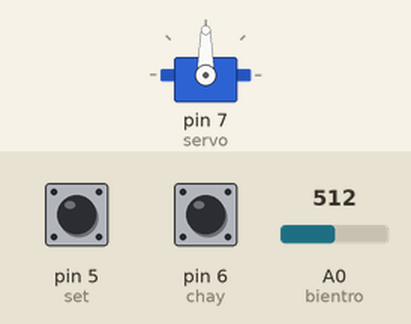
The sketch below on a simulated Arduino Uno, built with avr-gcc and run on an emulated ATmega328P. On the bench: servo. The inputs (shaded band) are chosen by the test bench; at power-on: pin 6 (chay) HIGH, A0 (bientro) = 512, pin 5 (set) HIGH. What the sketch prints to the serial monitor is not drawn.

Above: at 1.2 s.
1.3 s: pin 6 (chay) pulled LOW for 0.15 s
At 3.5 s:
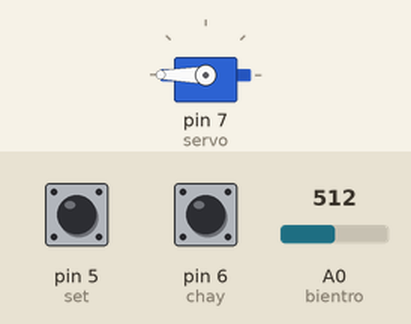
4.4 s: A0 (bientro) set to 716
7.4 s: A0 (bientro) set to 900
10.4 s: A0 (bientro) set to 306
13.4 s: A0 (bientro) set to 122
16.4 s: A0 (bientro) set to 0
Timing chart, 0 to 19.4 s (numbered marks = the images above; inputs shaded):
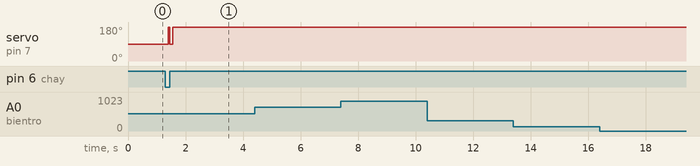

Measured:
- after the input at 1.3 s, servo on pin 7 (servo): 90° → 180° after 0.25 s

The sketch:

test5.ino
```cpp
#include <Servo.h>
#include <EEPROM.h>

Servo servo1;
int servo = 7;

int diachi1 = 0;
int diachi2 = 0;
byte giatri; //byte là kiểu số nguyên từ 0-255

int set = 5; int gtset; int demset = 0;
int chay = 6; int gtchay; int demchay = 0;
int macdinh = 1;
int bientro = A0; int gtbientro; int gtbiendoi;

unsigned long thoigian;

void setup()
{
  Serial.begin(9600);

  servo1.attach(servo);

  pinMode(set, INPUT_PULLUP);
  pinMode(chay, INPUT_PULLUP);
  pinMode(bientro, INPUT);

  thoigian = millis();
}

void loop()
{
  gtset = digitalRead(set);
//  Serial.print("Nút Set: "); Serial.print(gtset); Serial.print("  ");
  gtchay = digitalRead(chay);
//  Serial.print("Nút Chạy: "); Serial.print(gtchay); Serial.print("  ");
  gtbientro = analogRead(bientro);
//  Serial.print("Biến trở: "); Serial.print(gtbientro);  Serial.print("  ");

  gtbiendoi = map(gtbientro, 0, 1023, 0, 180);
  servo1.write(gtbiendoi);
//  Serial.print("Servo: "); Serial.println(gtbiendoi);
//  Serial.println("  ");

if (gtchay != macdinh)
{
   if (gtchay == 0)
    {
      if (demchay >= 1)
      {
        demchay = 0;
      }
      else
      {
        demchay ++;
      }
    }
  macdinh = gtchay;
  delay(100);
}
//Serial.print("Đếm chạy: "); Serial.println(demchay);

   if (demchay == 0)
      {
        if (gtset != macdinh)
        {
          if (gtset == 0)
          {
            demset ++;
            if (demset > 0)
            {
              EEPROM.write(diachi1, gtbiendoi);
              delay(50);
              Serial.print("           ");
              Serial.print("Địa chỉ 1: "); Serial.print(diachi1); Serial.print("   ");
              Serial.print("Góc Servo: "); Serial.println(gtbiendoi);
              Serial.println("  ");
              diachi1 = diachi1 + 1;
                if (diachi1 == EEPROM.length())
                {
                  diachi1 = 0;
                }
              demset = 0;
            }
          }
          macdinh = gtset;
          delay(100);
        }
      }

   if (demchay == 1)
      {
        if (diachi2 <= diachi1)
        {
          giatri = EEPROM.read(diachi2);
          servo1.write(giatri);
          delay (50);
          if ( (unsigned long) (millis() - thoigian) > 3000)
           {
             thoigian = millis();
             Serial.print("           ");
             Serial.print("Địa chỉ 2: "); Serial.print(diachi2); Serial.print("   ");
             Serial.print("Góc Servo: "); Serial.println(giatri);
             diachi2++;
           }
        }
        else
        {
          diachi2 = 0;
        }
      }

} //Kết loop
```
